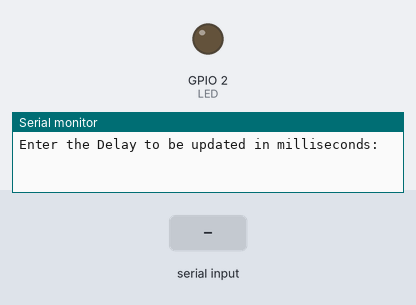
A sketch run on a simulated ESP32. Shown: output pins drawn as LEDs (lit = HIGH), the last lines printed to the serial monitor. Dashed ring = blinking. Inputs (shaded band) come from the test bench.

Above: at 1.8 s.
1.9 s: "5\n" received over Serial
At 2.9 s:
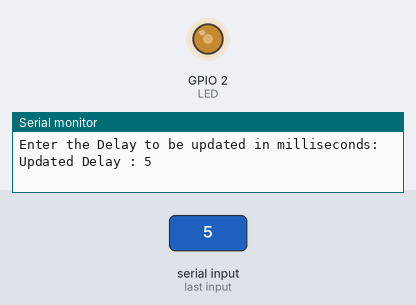
3.5 s: "90,45\n" received over Serial
At 3.72 s:
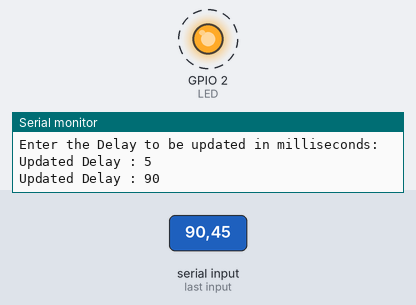
6.5 s: "30,150\n" received over Serial
8.0 s: "90\n" received over Serial
At 8.22 s:
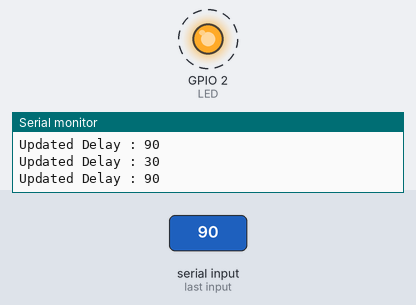
Timing chart, 0 to 12.0 s (numbered marks = the images above; inputs shaded):
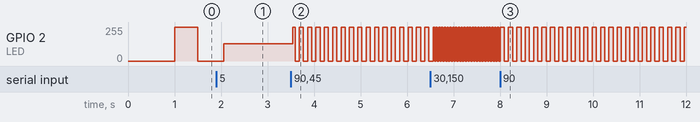

The sketch:

LED_Delay.ino
```cpp
#include <stdlib.h>
static const uint8_t buf_len = 20;
static const int LED = 2;
static int Delay = 500;

void toggleLED(void *parameter)
{
  while (1)
  {
    digitalWrite(LED, HIGH);
    vTaskDelay(Delay / portTICK_PERIOD_MS);
    digitalWrite(LED, LOW);
    vTaskDelay(Delay / portTICK_PERIOD_MS);
  }
}

void readSerial(void *parameters)
{

  char c;
  char buf[buf_len];
  uint8_t i = 0;
  memset(buf, 0, buf_len);

  while (1)
  {

    if (Serial.available() > 0)
    {
      c = Serial.read();

      if (c == '\n')
      {
        Delay = atoi(buf);
        Serial.print("Updated Delay : ");
        Serial.println(Delay);
        memset(buf, 0, buf_len);
        i = 0;
      }
      else
      {
        if (i < buf_len - 1)
        {
          buf[i] = c;
          i++ ;
        }
      }
    }
  }
}

void setup()
{
  pinMode(LED, OUTPUT);
  Serial.begin(115200);
  vTaskDelay(1000 / portTICK_PERIOD_MS);
  Serial.println("Enter the Delay to be updated in milliseconds: ");
  xTaskCreatePinnedToCore(toggleLED,"Toggle LED",1024,NULL,1,NULL,1);
  xTaskCreatePinnedToCore(readSerial,"Read Serial",1024,NULL,1,NULL,1);
  vTaskDelete(NULL);
}

void loop() {
}
```

Measured:
- after the input at 3.5 s, GPIO 2 (LED): alternates 255/255 for 0.09 s and 0/255 for 0.09 s, starting at once
- after the input at 6.5 s, GPIO 2 (LED): alternates 255/255 for 0.03 s and 0/255 for 0.03 s, starting after 0.09 s
- after the input at 8.0 s, GPIO 2 (LED): alternates 255/255 for 0.09 s and 0/255 for 0.09 s, starting after 0.09 s
